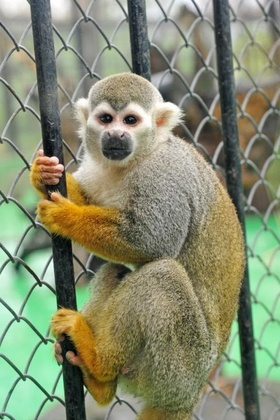
%> input picture cc.jpg, 280 x 420 px, shrunk from 488 x 732 before the run
$ octave F_main.m   (GNU Octave 9; MATLAB toolbox functions it lacks are replaced by stand-ins)
%> lines starting %> are read from the running program, lines starting %| are printed output that depends on the picture
### lab2/DCT_P.m
function [s] = DCT_P(array)

[M,N] = size(array);
Q = max(M,N);
array_t = ones(Q,Q);
if M > N
    tmp = zeros(M,M-N);
    array_t = [array,tmp];
    disp('xx');
elseif M < N
    tmp = zeros(N-M,N);
    array_t = [array;tmp];
    disp('yy');
else
    array_t = array;
end

W = zeros(Q,Q);
for m = (1:Q)
    if m == 1
        C = sqrt(1/Q);
    else
        C = sqrt(2/Q);
    end
    for n = (1:Q)
        W(m,n) = C*cos((pi/2/Q)*(m-1)*(2*n-1));
    end
end
array_t = W*array_t*W';

for u = 1:Q
    for v = 1:Q
        if (u+v<=7)
            array_t(u,v) = array_t(u,v);
        else
            array_t(u,v) = 0;
        end
    end

end

if M > N
    s = array_t(:,1:N);
    disp('xx');
elseif M < N
    s = array_t(1:M,:);
    disp('yy');
else
    s = array_t;
end


end

### lab2/IDCT.m
function [s] = IDCT(array)

[M,N] = size(array);
Q = max(M,N);
array_t = ones(Q,Q);
if M > N
    tmp = zeros(M,M-N);
    array_t = [array,tmp];
    disp('xx');
elseif M < N
    tmp = zeros(N-M,N);
    array_t = [array;tmp];
    disp('yy');
else
    array_t = array;
end

W = zeros(Q,Q);
for m = (1:Q)
    if m == 1
        C = sqrt(1/Q);
    else
        C = sqrt(2/Q);
    end
    for n = (1:Q)
        W(m,n) = C*cos((pi/2/Q)*(m-1)*(2*n-1));
    end
end
array_t = W'*array_t*W;
if M > N
    s = array_t(:,1:N);
    disp('xx');
elseif M < N
    s = array_t(1:M,:);
    disp('yy');
else
    s = array_t;
end

end

### lab2/DFT_P.m
function [s] = DFT_P(array)

[M,N] = size(array);
Q = max(M,N);
array_t = ones(Q,Q);
if M > N
    tmp = zeros(M,M-N);
    array_t = [array,tmp];
    disp('xx');
elseif M < N
    tmp = zeros(N-M,N);
    array_t = [array;tmp];
    disp('yy');
else
    array_t = array;
end
W = zeros(Q,Q);
for m = (1:Q)
    for n = (1:Q)
        W(m,n) = exp(-1i*(2*pi/Q)*(m-1)*(n-1));
    end
end
W = double(W);
array_t = double(array_t);
array_t = W*array_t*W';

% 取前六个对角线元素，其余置零
for u = 1:Q
    for v = 1:Q
        if (u+v<=7)
            array_t(u,v) = array_t(u,v);
        else
           array_t(u,v) = 0;
        end
    end
end

%对不为方正的矩阵进行截断
if M > N
    s = array_t(:,1:N);
    disp('xx');
elseif M < N
    s = array_t(1:M,:);
    disp('yy');
else
    s = array_t;
end

end

### lab2/IDFT.m
function [s] = IDFT(array)

[M,N] = size(array);
Q = max(M,N);
array_t = zeros(Q,Q);
if M > N
    tmp = zeros(M,M-N);
    array_t = [array,tmp];
    disp('xx');
elseif M < N
    tmp = zeros(N-M,N);
    array_t = [array;tmp];
    disp('yy');
else
    array_t = array;
end
W = zeros(Q,Q);
for m = (1:Q)
    C = 1/ Q;
    for n = (1:Q)
        W(m,n) =C * exp(1i*(2*pi/Q)*(m-1)*(n-1));
    end
end
array_t = double(array_t);
array_t = W*array_t*W';
if M > N
    s = array_t(:,1:N);
    disp('xx');
elseif M < N
    s = array_t(1:M,:);
    disp('yy');
else
    s = array_t;
end

end

### lab2/F_main.m
clear all;

I = imread('E:\matlab2016b\homework_image\付裕+515142910021\cc.jpg');
%> I is the input picture: size 420x280x3 uint8; mean R, G, B 133.9, 140.1, 112.5
imgray = rgb2gray(I);
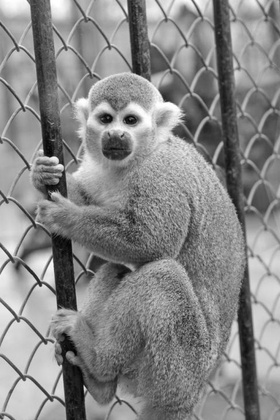
%> imgray: size 420x280 uint8; min 2, max 255, mean 135.1
%imgray = im2double(imgray);
subplot(1,3,1);
imshow(imgray);
title('原图');


im1= im2double(imgray);
im1 = blkproc(im1,[8,8],'DCT_P');
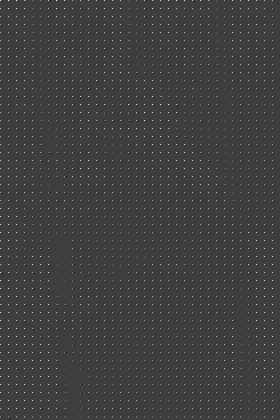
%> im1: size 420x280 double; min -2.54, max 7.82, mean 0.0667; drawn with min black and max white
subplot(2,3,2);
imshow(im1);
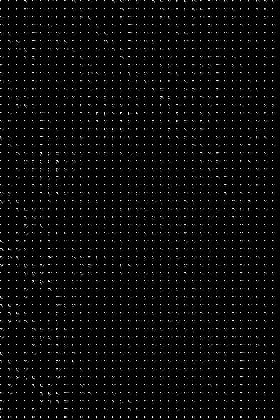
%> displayed picture: size 420x280, on the screen's scale of 0 to 255; min 0, max 255, mean 7.6
title('分块DCT');

im2 = blkproc(im1,[8,8],'IDCT');
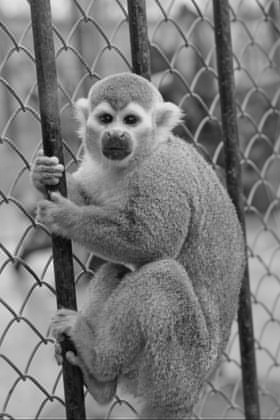
%> im2: size 420x280 double; min -0.025, max 1.14, mean 0.53; drawn with min black and max white
subplot(2,3,5);
imshow(im2);
title('分块IDCT');

im3 = im2double(imgray);
im3 = blkproc(im3,[8,8],'DFT_P');
subplot(2,3,3);
imshow(im3);
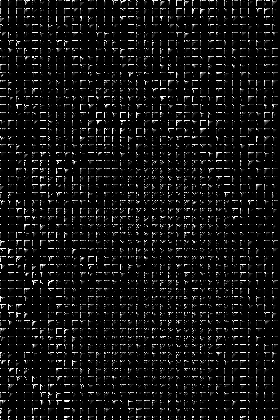
%> displayed picture: size 420x280, on the screen's scale of 0 to 255; min 0, max 255, mean 17.1
title('分块DFT');

im4 = blkproc(im3,[8,8],'IDFT');
subplot(2,3,6);
imshow(im4);
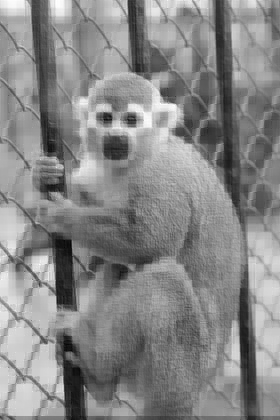
%> displayed picture: size 420x280, on the screen's scale of 0 to 255; min 4, max 255, mean 134.8
title('分块IDFT');

$ run again, with aa.jpg copied over cc.jpg
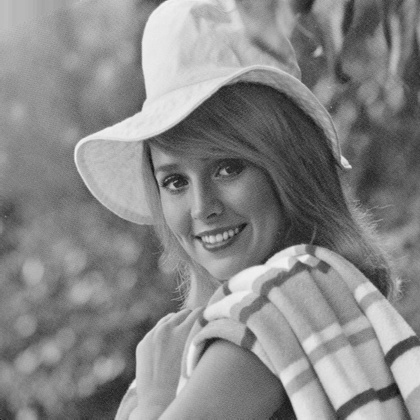
%> input picture aa.jpg, 420 x 420 px, shrunk from 512 x 512 before the run
%> I is the input picture: size 420x420x3 uint8; min 16, max 245, mean 135.4
%> `im1 = blkproc(im1,[8,8],'DCT_P');`:
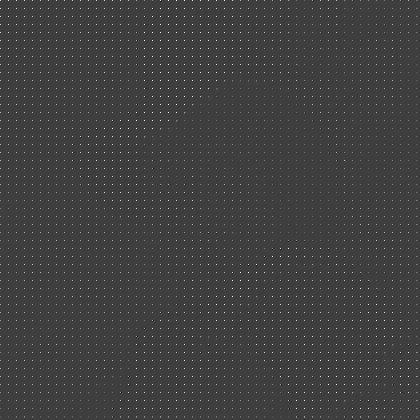
%> im1: size 420x420 double; min -2.43, max 7.4, mean 0.0671; drawn with min black and max white
%> `imshow(im4);`:
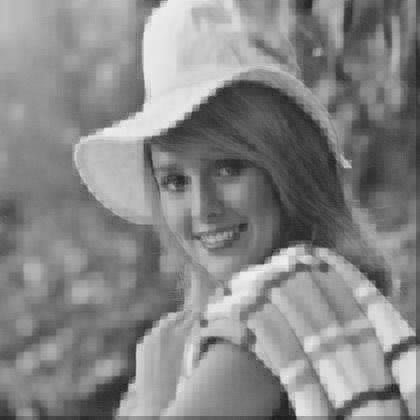
%> displayed picture: size 420x420, on the screen's scale of 0 to 255; min 14, max 250, mean 134.8

$ run again, with bb.jpg copied over cc.jpg
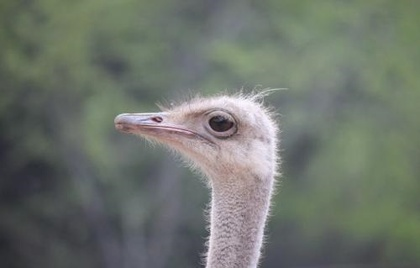
%> input picture bb.jpg, 420 x 268 px, shrunk from 500 x 319 before the run
%> I is the input picture: size 268x420x3 uint8; mean R, G, B 110.3, 116.4, 108.8
%> `im1 = blkproc(im1,[8,8],'DCT_P');`:
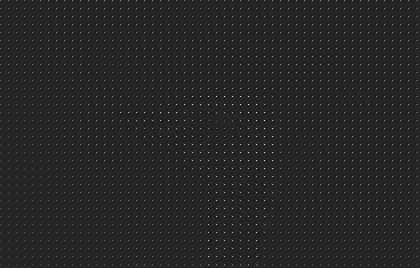
%> im1: size 268x420 double; min -1.26, max 7.36, mean 0.0563; drawn with min black and max white
%> `imshow(im4);`:
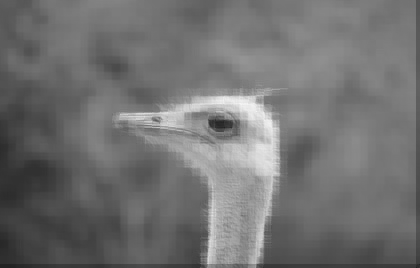
%> displayed picture: size 268x420, on the screen's scale of 0 to 255; min 34, max 245, mean 113.1
